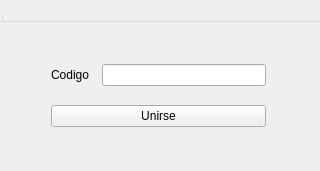
<?xml version="1.0" encoding="UTF-8"?>
<ui version="4.0">
 <class>pantallaunirse</class>
 <widget class="QWidget" name="pantallaunirse">
  <property name="geometry">
   <rect>
    <x>0</x>
    <y>0</y>
    <width>320</width>
    <height>171</height>
   </rect>
  </property>
  <property name="windowTitle">
   <string>Unirse a Juego</string>
  </property>
  <widget class="QMenuBar" name="menuBar">
   <property name="geometry">
    <rect>
     <x>0</x>
     <y>0</y>
     <width>399</width>
     <height>22</height>
    </rect>
   </property>
  </widget>
  <widget class="QToolBar" name="mainToolBar">
   <property name="geometry">
    <rect>
     <x>0</x>
     <y>0</y>
     <width>8</width>
     <height>17</height>
    </rect>
   </property>
  </widget>
  <widget class="QStatusBar" name="statusBar">
   <property name="geometry">
    <rect>
     <x>0</x>
     <y>0</y>
     <width>3</width>
     <height>22</height>
    </rect>
   </property>
  </widget>
  <widget class="QWidget" name="verticalLayoutWidget">
   <property name="geometry">
    <rect>
     <x>40</x>
     <y>40</y>
     <width>237</width>
     <height>111</height>
    </rect>
   </property>
   <layout class="QVBoxLayout" name="verticalLayout_2">
    <item>
     <layout class="QHBoxLayout" name="horizontalLayout_2">
      <item>
       <widget class="QLabel" name="label_2">
        <property name="text">
         <string>Codigo  </string>
        </property>
       </widget>
      </item>
      <item>
       <widget class="QLineEdit" name="lineEdit"/>
      </item>
     </layout>
    </item>
    <item>
     <widget class="QPushButton" name="UnirseButton">
      <property name="minimumSize">
       <size>
        <width>91</width>
        <height>0</height>
       </size>
      </property>
      <property name="text">
       <string>Unirse</string>
      </property>
     </widget>
    </item>
   </layout>
  </widget>
 </widget>
 <layoutdefault spacing="6" margin="11"/>
 <resources/>
 <connections/>
</ui>
